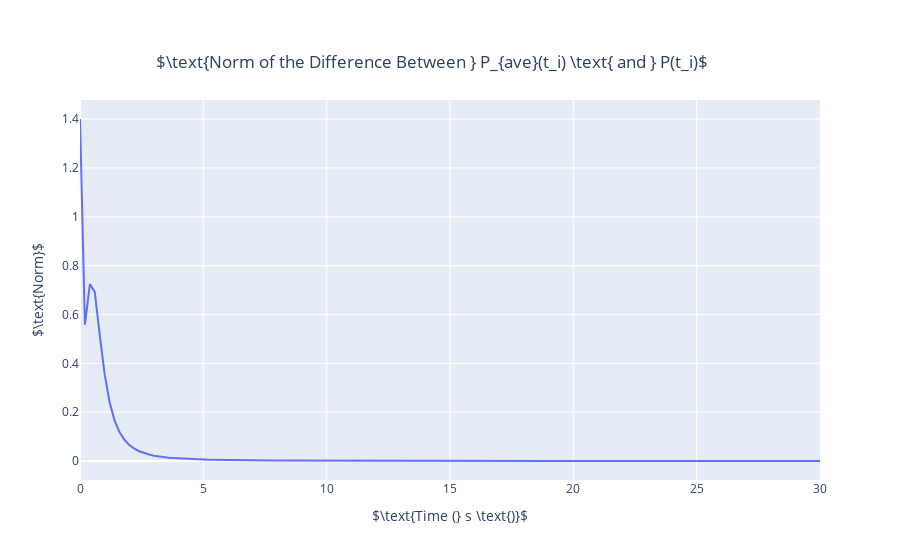

The code cell stored with this chart in its notebook:
### Markdown cell above
## Covariance Error

### Code cell
# Covariance difference check Pave(t_i) - P(t_i) ~= 0
pdiffnorm = [np.linalg.norm(pave[i,:,:] - Ps[i]) for i in range(kf_steps)]
figpdn = go.Figure()
figpdn.add_trace(go.Scatter(x=t_kf, y=pdiffnorm, name="Norm of the Difference"))
figpdn.update_layout(title={'text':r"$\text{Norm of the Difference Between } P_{ave}(t_i) \text{ and } P(t_i)$",'xanchor':'center','yanchor':'top','y':0.9,'x':0.48}, xaxis_title=r"$\text{Time (} s \text{)}$", yaxis_title=r"$\text{Norm}$")
figpdn.show()

print("Last Covariance Matrices at index 150")
print(Ps[150])
print(pave[150,:,:])

### Figure 1 — Plotly figure (JSON) as saved in the notebook; plotly's stock layout.template omitted (floating-point values rounded to 4 significant figures; data arrays with more than 128 entries replaced by an {"elided": "..."} marker saying what was removed)
{"data": [{"name": "Norm of the Difference", "type": "scatter", "x": {"elided": "151 float values"}, "y": {"elided": "151 float values"}}], "layout": {"title": {"text": "$\\text{Norm of the Difference Between } P_{ave}(t_i) \\text{ and } P(t_i)$", "x": 0.48, "xanchor": "center", "y": 0.9, "yanchor": "top"}, "xaxis": {"title": {"text": "$\\text{Time (} s \\text{)}$"}}, "yaxis": {"title": {"text": "$\\text{Norm}$"}}}}
